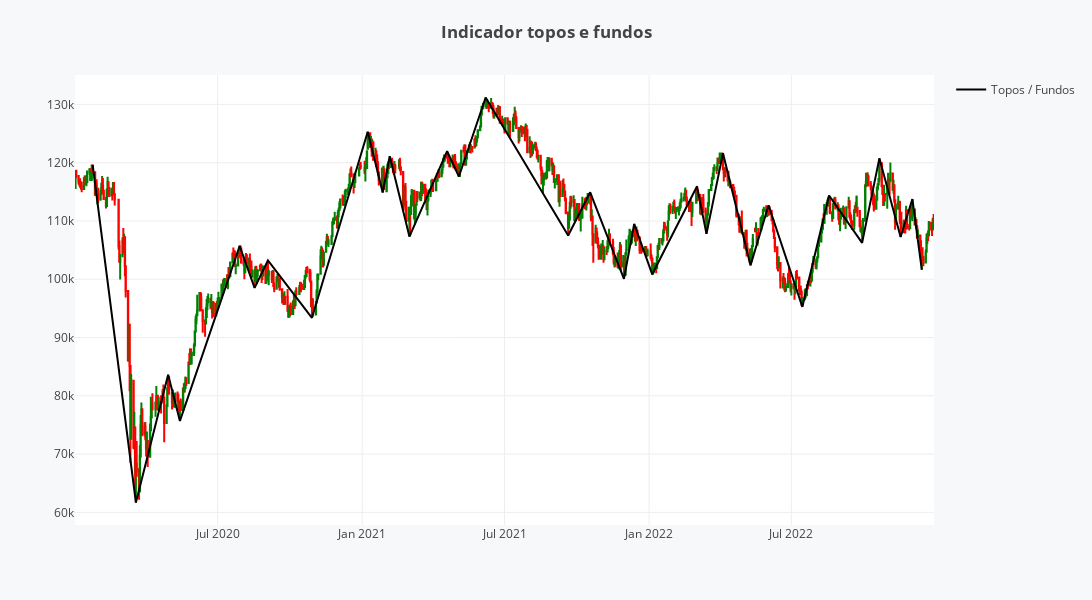

The notebook cell this image was saved under:
### Code cell
fig_diario

### Figure 1 — Plotly figure (JSON) as saved in the notebook; plotly's stock layout.template omitted (floating-point values rounded to 4 significant figures; data arrays with more than 128 entries replaced by an {"elided": "..."} marker saying what was removed)
{"data": [{"close": {"elided": "745 int values"}, "decreasing": {"line": {"color": "red"}}, "high": {"elided": "745 int values"}, "increasing": {"line": {"color": "green"}}, "low": {"elided": "745 int values"}, "name": "", "open": {"elided": "745 int values"}, "showlegend": false, "type": "candlestick", "x": {"elided": "745 str values"}}, {"line": {"color": "black", "dash": "solid", "width": 2}, "mode": "lines", "name": "Topos / Fundos", "showlegend": true, "type": "scatter", "x": ["2020-01-24T00:00:00", "2020-03-19T00:00:00", "2020-04-29T00:00:00", "2020-05-14T00:00:00", "2020-07-29T00:00:00", "2020-08-17T00:00:00", "2020-09-03T00:00:00", "2020-10-29T00:00:00", "2021-01-08T00:00:00", "2021-01-27T00:00:00", "2021-02-05T00:00:00", "2021-03-02T00:00:00", "2021-04-19T00:00:00", "2021-05-04T00:00:00", "2021-06-07T00:00:00", "2021-09-20T00:00:00", "2021-10-18T00:00:00", "2021-11-30T00:00:00", "2021-12-13T00:00:00", "2022-01-05T00:00:00", "2022-03-03T00:00:00", "2022-03-15T00:00:00", "2022-04-05T00:00:00", "2022-05-10T00:00:00", "2022-06-02T00:00:00", "2022-07-15T00:00:00", "2022-08-18T00:00:00", "2022-09-29T00:00:00", "2022-10-21T00:00:00", "2022-11-17T00:00:00", "2022-12-02T00:00:00", "2022-12-14T00:00:00"], "y": [119593, 61691, 83598, 75697, 105704, 98513, 103226, 93387, 125324, 114887, 121117, 107319, 121974, 117631, 131190, 107520, 114927, 100075, 109493, 100850, 115948, 107781, 121628, 102386, 112709, 95267, 114375, 106244, 120752, 107245, 113761, 101632]}], "layout": {"height": 600, "margin": {"b": 75, "l": 75, "r": 75, "t": 75}, "paper_bgcolor": "#f7f8fa", "title": {"text": "<b>Indicador topos e fundos"}, "width": 1200, "xaxis": {"rangeslider": {"visible": false}}}}
